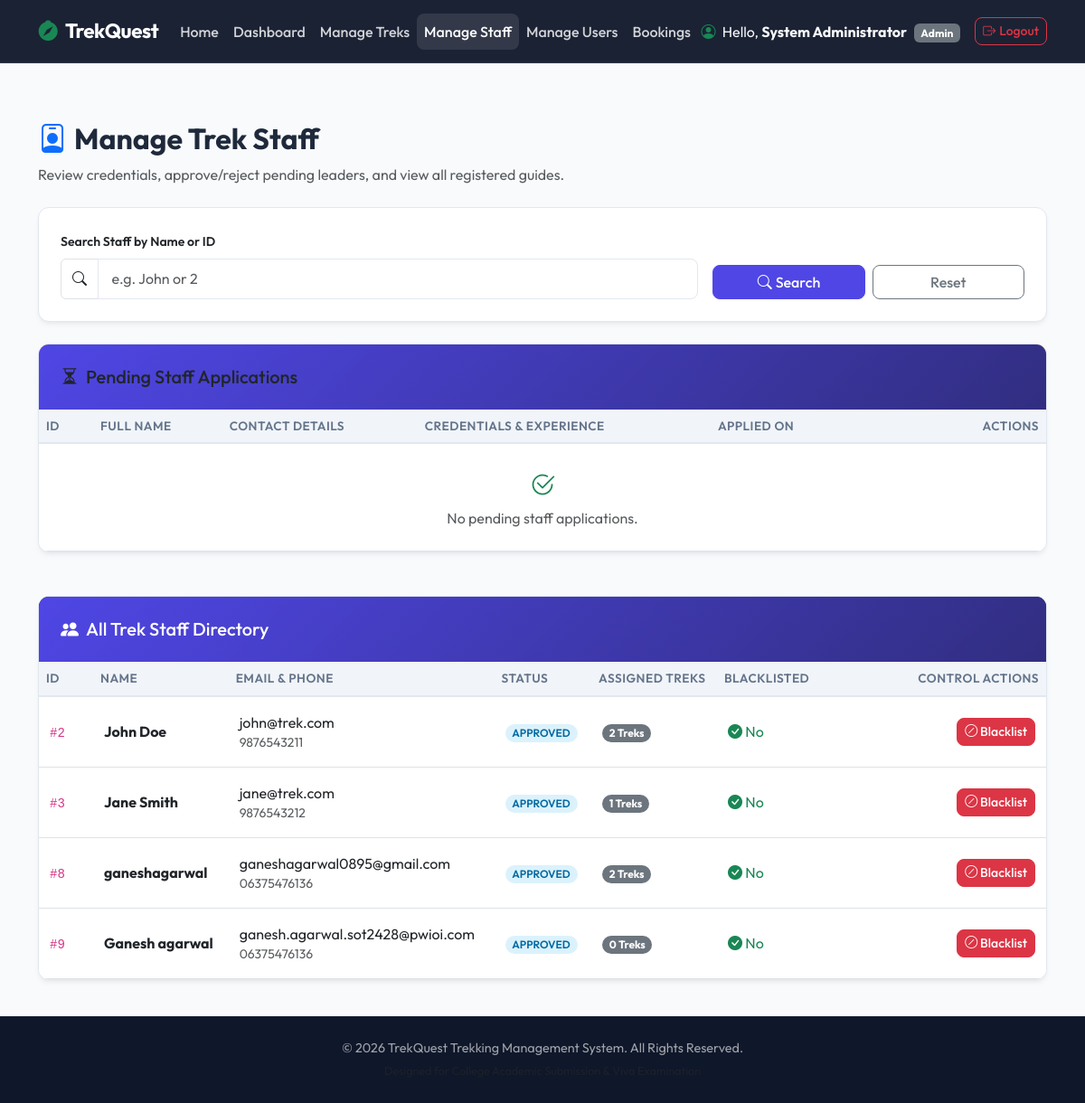
The app's page /admin/staff (signed in) with its own data.
### models.py (models this page shows, shortened)
class User(db.Model, UserMixin):
    __tablename__ = 'user'
    id = db.Column(db.Integer, primary_key=True)
    full_name = db.Column(db.String(100), nullable=False)
    email = db.Column(db.String(120), unique=True, nullable=False, index=True)
    phone = db.Column(db.String(15), nullable=False)
    password_hash = db.Column(db.String(256), nullable=False)
    role = db.Column(db.String(20), default='user', nullable=False) # admin, staff, user
    is_blacklisted = db.Column(db.Boolean, default=False, nullable=False)
    created_at = db.Column(db.DateTime, default=lambda: datetime.now(timezone.utc), nullable=False)
    bookings = db.relationship('Booking', backref='user', cascade='all, delete-orphan', lazy=True)
    staff_profile = db.relationship('StaffProfile', backref='user_profile', uselist=False, cascade='all, delete-orphan')

class StaffProfile(db.Model):
    __tablename__ = 'staff_profile'
    id = db.Column(db.Integer, primary_key=True)
    user_id = db.Column(db.Integer, db.ForeignKey('user.id'), unique=True, nullable=False)
    contact_details = db.Column(db.Text, nullable=True)
    approval_status = db.Column(db.String(20), default='Pending', nullable=False) # Pending, Approved, Rejected
    specializations = db.Column(db.String(255), nullable=True) # Comma-separated list of certs/specializations
    assigned_trek_count = db.Column(db.Integer, default=0, nullable=False)
    created_at = db.Column(db.DateTime, default=lambda: datetime.now(timezone.utc), nullable=False)

### app.py (the view)
@app.route('/admin/staff')
@login_required
def manage_staff():
    if current_user.role != 'admin':
        flash("Unauthorized: Admin privilege required.", "danger")
        return redirect(url_for('index'))
    search_query = request.args.get('search', '').strip()
    query = User.query.filter(User.role == 'staff')
    if search_query:
        if search_query.isdigit():
            query = query.filter(User.id == int(search_query))
        else:
            query = query.filter(User.full_name.like(f"%{search_query}%"))
    staff_list = query.all()
    return render_template('admin/staff.html', staff_list=staff_list, search_query=search_query)

### app.py (called while the page is built)
@login_manager.user_loader
def load_user(user_id):
    user = User.query.get(int(user_id))
    if user and user.is_blacklisted:
        return None  # Automatically logs out the user
    return user

### templates/admin/staff.html (shortened to what this page needs)
{% extends 'base.html' %}
{% block content %}
<div class="container">
    <div class="mb-4">
        <h2 class="fw-bold"><i class="bi bi-person-badge text-primary me-2"></i>Manage Trek Staff</h2>
        <p class="text-muted">Review credentials, approve/reject pending leaders, and view all registered guides.</p>
    </div>
    <div class="card card-premium p-4 mb-4">
        <form method="GET" action="{{ url_for('manage_staff') }}" class="row g-3">
            <div class="col-md-8">
                <label for="search" class="form-label small fw-semibold">Search Staff by Name or ID</label>
                <div class="input-group">
                    <span class="input-group-text bg-white"><i class="bi bi-search"></i></span>
                    <input type="text" class="form-control" id="search" name="search" placeholder="e.g. John or 2" value="{{ search_query }}">
                </div>
            </div>
            <div class="col-md-4 d-flex align-items-end gap-2">
                <button type="submit" class="btn btn-primary w-100">
                    <i class="bi bi-search me-1"></i>Search
                </button>
                <a href="{{ url_for('manage_staff') }}" class="btn btn-outline-secondary w-100">
                    Reset
                </a>
            </div>
        </form>
    </div>
    <div class="card card-premium mb-5">
        <div class="card-premium-header bg-warning text-dark">
            <h5 class="mb-0"><i class="bi bi-hourglass-split me-2"></i>Pending Staff Applications</h5>
        </div>
        <div class="table-responsive">
            <table class="table table-hover table-premium mb-0">
                <thead>
                    <tr>
                        <th style="width: 60px;">ID</th>
                        <th>Full Name</th>
                        <th>Contact Details</th>
                        <th>Credentials & Experience</th>
                        <th>Applied On</th>
                        <th class="text-end" style="width: 220px;">Actions</th>
                    </tr>
                </thead>
                <tbody>
                    {% set pending_count = namespace(value=0) %}
                    {% if pending_count.value == 0 %}
                        <tr>
                            <td colspan="6" class="text-center text-muted py-4">
                                <i class="bi bi-check2-circle fs-3 d-block mb-1 text-success"></i>
                                <span>No pending staff applications.</span>
                            </td>
                        </tr>
                    {% endif %}
                </tbody>
            </table>
        </div>
    </div>
    <div class="card card-premium">
        <div class="card-premium-header bg-dark">
            <h5 class="mb-0"><i class="bi bi-people-fill me-2"></i>All Trek Staff Directory</h5>
        </div>
        <div class="table-responsive">
            <table class="table table-hover table-premium mb-0">
                <thead>
                    <tr>
                        <th style="width: 60px;">ID</th>
                        <th>Name</th>
                        <th>Email & Phone</th>
                        <th>Status</th>
                        <th>Assigned Treks</th>
                        <th>Blacklisted</th>
                        <th class="text-end" style="width: 250px;">Control Actions</th>
                    </tr>
                </thead>
                <tbody>
                    {% for staff_user in staff_list %}
                        <tr>
                            <td><code>#{{ staff_user.id }}</code></td>
                            <td>
                                <strong>{{ staff_user.full_name }}</strong>
                            </td>
                            <td>
                                <div>{{ staff_user.email }}</div>
                                <div class="text-muted small">{{ staff_user.phone }}</div>
                            </td>
                            <td>
                                <span class="badge badge-status badge-status-{{ staff_user.staff_profile.approval_status | lower if staff_user.staff_profile else 'n-a' }}">
                                    {{ staff_user.staff_profile.approval_status if staff_user.staff_profile else 'None' }}
                                </span>
                            </td>
                            <td>
                                <span class="badge bg-secondary rounded-pill">
                                    {{ staff_user.staff_profile.assigned_trek_count if staff_user.staff_profile else 0 }} Treks
                                </span>
                            </td>
                            <td>
                                {% if staff_user.is_blacklisted %}
                                    <span class="text-danger"><i class="bi bi-exclamation-octagon-fill"></i> Yes</span>
                                {% else %}
                                    <span class="text-success"><i class="bi bi-check-circle-fill"></i> No</span>
                                {% endif %}
                            </td>
                            <td class="text-end">
                                <div class="d-flex justify-content-end gap-1">
                                    {% if staff_user.is_blacklisted %}
                                        <form action="{{ url_for('toggle_blacklist_user', user_id=staff_user.id) }}" method="POST" style="display:inline;">
                                            <input type="hidden" name="csrf_token" value="{{ csrf_token() }}">
                                            <button type="submit" class="btn btn-outline-success btn-sm">
                                                <i class="bi bi-unlock"></i> Unblacklist
                                            </button>
                                        </form>
                                    {% else %}
                                        <form action="{{ url_for('toggle_blacklist_user', user_id=staff_user.id) }}" method="POST" onsubmit="return confirm('Are you sure you want to blacklist this staff member? They will lose access immediately.');" style="display:inline;">
                                            <button type="submit" class="btn btn-danger btn-sm">
                                                <i class="bi bi-slash-circle"></i> Blacklist
                                            </button>
                                        </form>
                                    {% endif %}
                                </div>
                            </td>
                        </tr>
                    {% endfor %}
                </tbody>
            </table>
        </div>
    </div>
</div>
{% endblock %}

### templates/base.html (shortened to what this page needs)
<!DOCTYPE html>
<html lang="en">
<head>
    <link href="https://cdn.jsdelivr.net/npm/bootstrap@5.3.0/dist/css/bootstrap.min.css" rel="stylesheet">
    <link href="https://cdn.jsdelivr.net/npm/bootstrap-icons@1.10.0/font/bootstrap-icons.css" rel="stylesheet">
    <link rel="stylesheet" href="{{ url_for('static', filename='css/styles.css') }}">
</head>
<body>
    <nav class="navbar navbar-expand-lg navbar-dark bg-dark">
        <div class="container">
            <a class="navbar-brand d-flex align-items-center" href="{{ url_for('index') }}">
                <i class="bi bi-compass-fill text-success me-2"></i>
                <span>TrekQuest</span>
            </a>
            <div class="collapse navbar-collapse" id="navbarNav">
                <ul class="navbar-nav me-auto mb-2 mb-lg-0">
                    <li class="nav-item">
                        <a class="nav-link {% if request.endpoint == 'index' %}active{% endif %}" href="{{ url_for('index') }}">Home</a>
                    </li>
                    {% if current_user.is_authenticated %}
                        {% if current_user.role == 'admin' %}
                            <li class="nav-item">
                                <a class="nav-link {% if request.endpoint == 'admin_dashboard' %}active{% endif %}" href="{{ url_for('admin_dashboard') }}">Dashboard</a>
                            </li>
                            <li class="nav-item">
                                <a class="nav-link {% if 'trek' in request.endpoint %}active{% endif %}" href="{{ url_for('manage_treks') }}">Manage Treks</a>
                            </li>
                            <li class="nav-item">
                                <a class="nav-link {% if 'staff' in request.endpoint %}active{% endif %}" href="{{ url_for('manage_staff') }}">Manage Staff</a>
                            </li>
                            <li class="nav-item">
                                <a class="nav-link {% if 'user' in request.endpoint and request.endpoint != 'edit_profile' %}active{% endif %}" href="{{ url_for('manage_users') }}">Manage Users</a>
                            </li>
                            <li class="nav-item">
                                <a class="nav-link {% if 'booking' in request.endpoint %}active{% endif %}" href="{{ url_for('view_bookings') }}">Bookings</a>
                            </li>
                        {% endif %}
                    {% endif %}
                </ul>
                <div class="d-flex align-items-center">
                    {% if current_user.is_authenticated %}
                        <span class="text-light me-3 d-none d-sm-inline">
                            <i class="bi bi-person-circle text-success me-1"></i>
                            Hello, <strong>{{ current_user.full_name }}</strong>
                            <span class="badge bg-secondary ms-1">{{ current_user.role | capitalize }}</span>
                        </span>
                        <a href="{{ url_for('logout') }}" class="btn btn-outline-danger btn-sm">
                            <i class="bi bi-box-arrow-right me-1"></i>Logout
                        </a>
                    {% endif %}
                </div>
            </div>
        </div>
    </nav>
    <main class="main-content">
        {% block content %}{% endblock %}
    </main>
    <footer class="text-center">
        <div class="container">
            <p class="mb-1">&copy; 2026 TrekQuest Trekking Management System. All Rights Reserved.</p>
            <small class="text-muted">Designed for College Academic Submission & Viva Examination</small>
        </div>
    </footer>
</body>
</html>

### static/css/styles.css (style rules this page uses)
:root { --primary-color: #4f46e5; --primary-hover: #4338ca; --secondary-color: #0f172a; --accent-color: #10b981; --accent-hover: #059669; --background-color: #f8fafc; --card-bg: #ffffff; --text-main: #1e293b; --text-muted: #64748b; --border-color: #e2e8f0; --danger-color: #ef4444; --warning-color: #f59e0b; --info-color: #0ea5e9; --card-shadow: 0 4px 6px -1px rgb(0 0 0 / 0.05), 0 2px 4px -2px rgb(0 0 0 / 0.05); --card-shadow-hover: 0 20px 25px -5px rgb(0 0 0 / 0.1), 0 8px 10px -6px rgb(0 0 0 / 0.1); --border-radius: 12px; --transition: all 0.3s cubic-bezier(0.4, 0, 0.2, 1); }
body { font-family: 'Outfit', -apple-system, BlinkMacSystemFont, "Segoe UI", Roboto, sans-serif; background-color: var(--background-color); color: var(--text-main); min-height: 100vh; display: flex; flex-direction: column; }
.main-content { flex: 1; padding: 2.5rem 0; }
.navbar { background: rgba(15, 23, 42, 0.95) !important; backdrop-filter: blur(10px); border-bottom: 1px solid rgba(255, 255, 255, 0.1); padding: 0.8rem 1.5rem; }
.navbar-brand { font-weight: 700; letter-spacing: -0.5px; font-size: 1.4rem; }
.navbar-nav .nav-link { font-weight: 500; color: rgba(255, 255, 255, 0.8) !important; transition: var(--transition); padding: 0.5rem 1rem; border-radius: 8px; }
.navbar-nav .nav-link:hover, .navbar-nav .nav-link.active { color: #ffffff !important; background-color: rgba(255, 255, 255, 0.1); }
.card-premium { background: var(--card-bg); border: 1px solid var(--border-color); border-radius: var(--border-radius); box-shadow: var(--card-shadow); transition: var(--transition); overflow: hidden; }
.card-premium-header { background: linear-gradient(135deg, #4f46e5 0%, #312e81 100%); color: #ffffff; padding: 1.5rem; font-weight: 600; }
.btn { border-radius: 8px; font-weight: 500; transition: var(--transition); }
.btn-primary { background-color: var(--primary-color); border-color: var(--primary-color); }
.badge-status { font-size: 0.75rem; font-weight: 600; padding: 0.35em 0.65em; border-radius: 50px; text-transform: uppercase; }
.badge-status-approved { background-color: rgba(14, 165, 233, 0.15); color: #0369a1; }
.form-control, .form-select { border-radius: 8px; border: 1px solid var(--border-color); padding: 0.6rem 0.9rem; transition: var(--transition); }
.table-premium { vertical-align: middle; }
.table-premium th { background-color: #f1f5f9; color: var(--text-muted); font-weight: 600; font-size: 0.85rem; text-transform: uppercase; letter-spacing: 0.5px; border-bottom: 2px solid var(--border-color); }
.table-premium td { padding: 1rem 0.75rem; }
footer { background-color: var(--secondary-color); color: rgba(255, 255, 255, 0.6); padding: 1.5rem 0; border-top: 1px solid rgba(255, 255, 255, 0.05); font-size: 0.9rem; }

### records on screen
User: full_name "System Administrator", role "Admin"
User: id "2", full_name "John Doe", email "john@trek.com", phone "9876543211", staff_profile "APPROVED", staff_profile "2", is_blacklisted False (drawn)
User: id "3", full_name "Jane Smith", email "jane@trek.com", phone "9876543212", staff_profile "APPROVED", staff_profile "1", is_blacklisted False (drawn)
User: id "8", full_name "ganeshagarwal", email "ganeshagarwal0895@gmail.com", phone "06375476136", staff_profile "APPROVED", staff_profile "2", is_blacklisted False (drawn)
User: id "9", full_name "Ganesh agarwal", email "ganesh.agarwal.sot2428@pwioi.com", phone "06375476136", staff_profile "APPROVED", staff_profile "0", is_blacklisted False (drawn)
